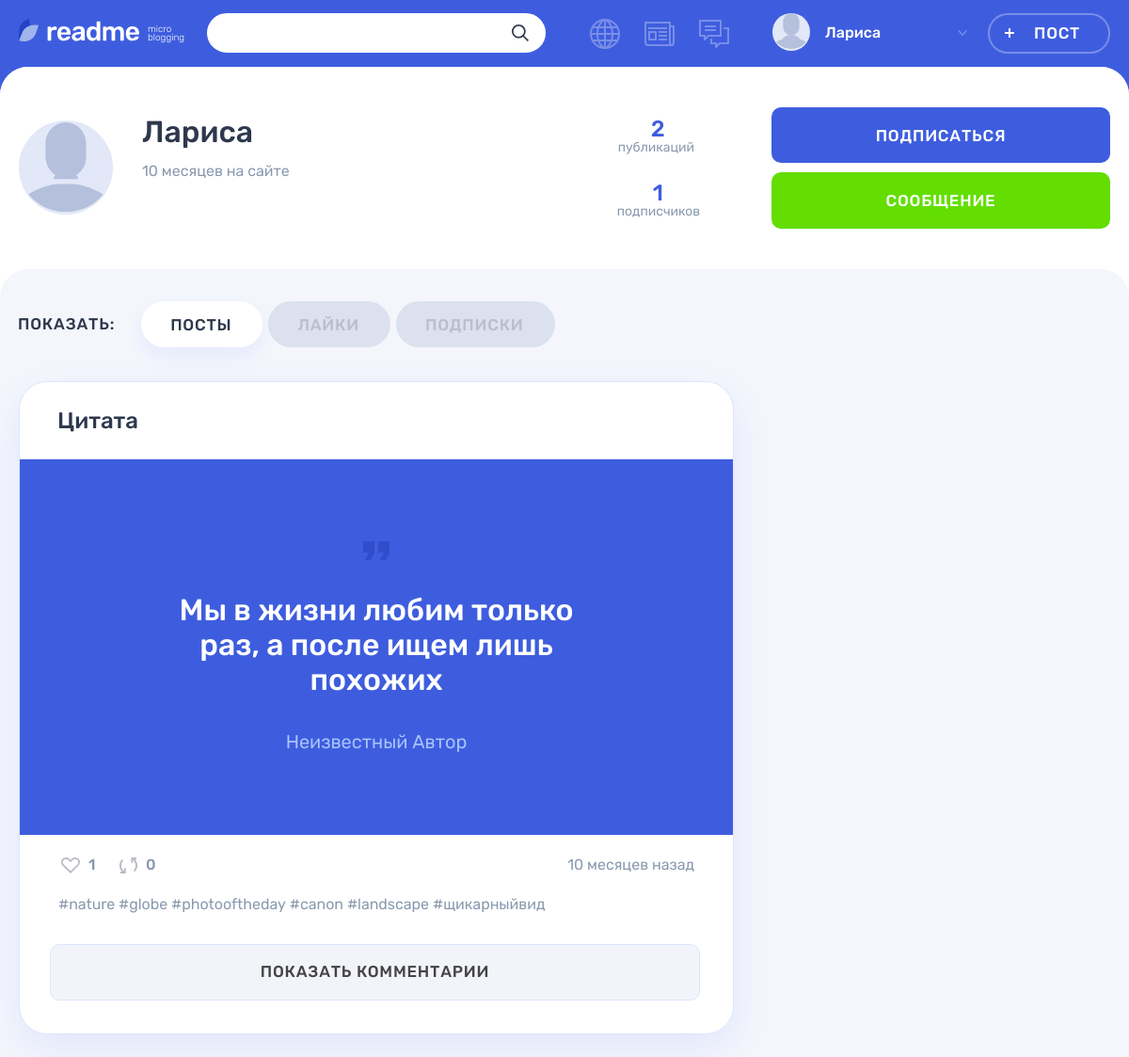
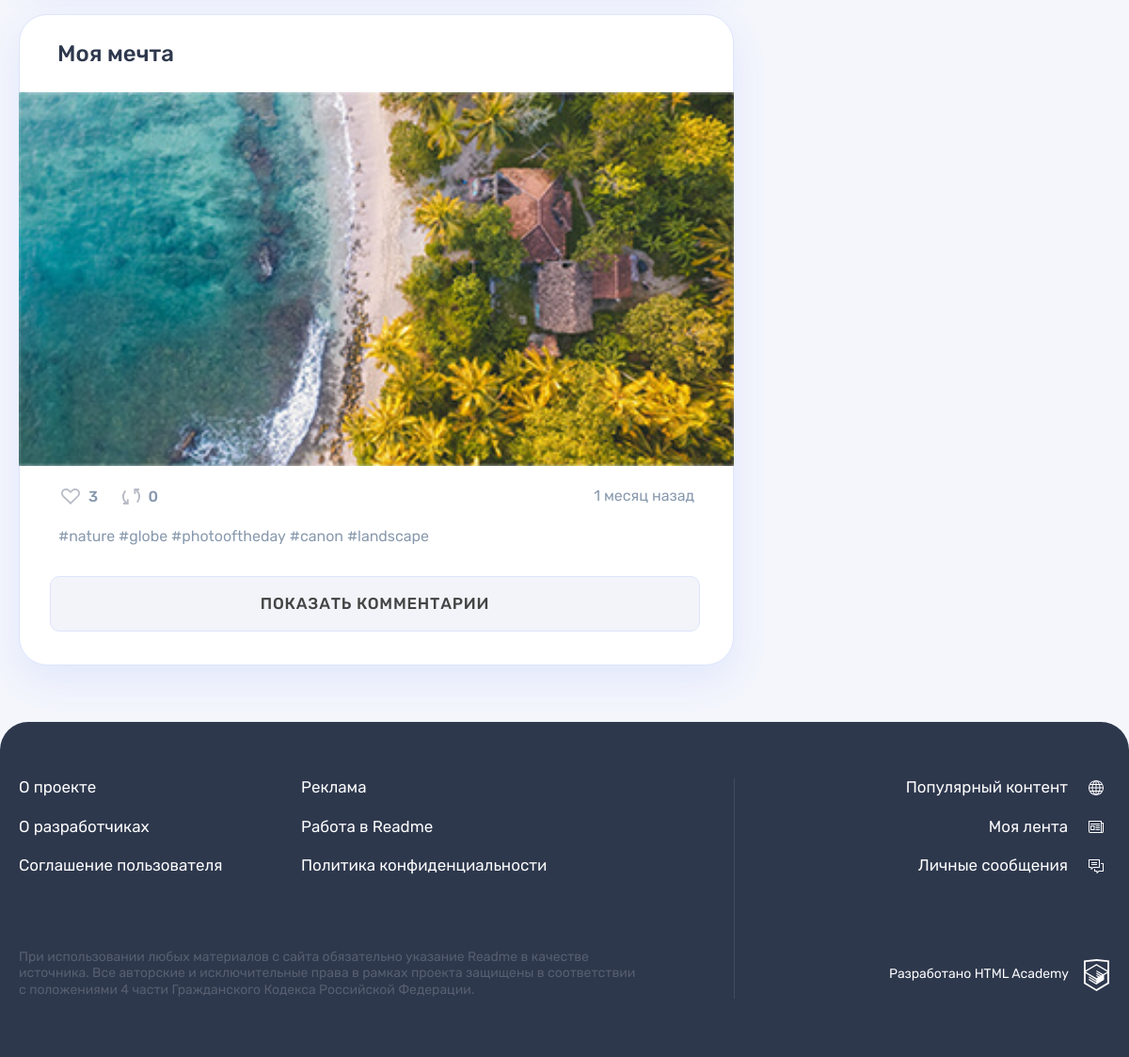
The app's page /profile.php?author_id=1 (signed in) with its own data (2 pictures, top to bottom).
### tables this page shows
CREATE TABLE users (
  id INT UNSIGNED AUTO_INCREMENT PRIMARY KEY,
  registration_date DATETIME NOT NULL DEFAULT CURRENT_TIMESTAMP,
  email VARCHAR(255) NOT NULL UNIQUE,
  login VARCHAR(255) NOT NULL UNIQUE,
  password VARCHAR(255),
  avatar VARCHAR(255)
);

CREATE TABLE posts (
  id INT UNSIGNED AUTO_INCREMENT PRIMARY KEY,
  date_creation DATETIME NOT NULL DEFAULT CURRENT_TIMESTAMP,
  title VARCHAR(255) NOT NULL,
  content TEXT(1000) DEFAULT NULL,
  quote_author VARCHAR(255) DEFAULT NULL,
  image TEXT DEFAULT NULL,
  video VARCHAR(255) DEFAULT NULL,
  website_link VARCHAR(255) DEFAULT NULL,
  views_number INT DEFAULT 0,
  author_id INT UNSIGNED,
  type_id INT UNSIGNED,
  original_recoding_author INT UNSIGNED,
  original_id INT UNSIGNED,
  repost BOOLEAN DEFAULT NULL,

  FOREIGN KEY (author_id) REFERENCES users (id),
  FOREIGN KEY (type_id) REFERENCES content_type (id),
  FOREIGN KEY (original_recoding_author) REFERENCES users (id),
  FOREIGN KEY (original_id) REFERENCES posts (id)
);

CREATE TABLE hashtags (
  id INT UNSIGNED AUTO_INCREMENT PRIMARY KEY,
  hashtag VARCHAR(255)
);

### templates/profile-posts.php (the view, shortened to what the rows shown need)
<section class="profile__posts tabs__content tabs__content--active">
    <?php foreach($authorPosts as $authorPost): ?>
    <article class="profile__post post post-<?= htmlspecialchars($authorPost['icon_class']) ?>">
        <?php if ($authorPost['repost']): ?>
        <header class="post__header">
            <div class="post__author">
                <a class="post__author-link" href="#" title="Автор">
                <div class="post__avatar-wrapper post__avatar-wrapper--repost">
                    <img class="post__author-avatar" src="img/userpic-tanya.jpg" alt="Аватар пользователя">
                </div>
                <div class="post__info">
                    <b class="post__author-name">Репост: <?= htmlspecialchars($authorPost['original_recoding_author']) ?></b>
                    <time class="post__time" datetime="<? htmlspecialchars($authorPost['date_creation']) ?>"><?= getRelativeFormat(htmlspecialchars($authorPost['date_creation']))?></time>
                </div>
                </a>
            </div>
        </header>
        <?php else: ?>
        <header class="post__header">
        <h2><a href="#"><?= htmlspecialchars($authorPost['title']) ?></a></h2>
        </header>
        <?php endif ?>
        <div class="post__main">
        <?php if ($authorPost['icon_class'] === $types[0]): ?>
        <blockquote>
            <p>
            <?= htmlspecialchars($authorPost['content']) ?>
            </p>
            <cite>Неизвестный Автор</cite>
        </blockquote>
        <?php elseif ($authorPost['icon_class'] === $types[1]): ?>
            <p>
                <?= htmlspecialchars($authorPost['content']) ?>
            </p>
        <?php elseif ($authorPost['icon_class'] === $types[2]): ?>
        <div class="post-photo__image-wrapper">
            <img  src="uploads/<?= htmlspecialchars($authorPost['image']) ?>" alt="Фото от пользователя" width="760" height="396">
        </div>
        <?php elseif ($authorPost['icon_class'] === $types[4]): ?>
            <div class="post-details__image-wrapper post-photo__image-wrapper">
                <?= embed_youtube_video(htmlspecialchars($authorPost['video'])) ?>
            </div>
        <?php endif ?>
        </div>
        <footer class="post__footer">
        <div class="post__indicators">
            <div class="post__buttons">
            <a class="post__indicator post__indicator--likes button" href="likes.php?post-id=<?= htmlspecialchars($authorPost['id']) ?>" title="Лайк">
                <svg class="post__indicator-icon" width="20" height="17">
                <use xlink:href="#icon-heart"></use>
                </svg>
                <span><?= htmlspecialchars($authorPost['likes']) ?></span>
            </a>
            <a class="post__indicator post__indicator--repost button" href="repost.php?post-id=<?= htmlspecialchars($authorPost['id']) ?>" title="Репост">
                <svg class="post__indicator-icon" width="19" height="17">
                <use xlink:href="#icon-repost"></use>
                </svg>
                <span><?= htmlspecialchars($authorPost['reposts']) ?></span>
            </a>
            </div>
            <time class="post__time" datetime="<?= htmlspecialchars($authorPost['date_creation']) ?>"><?= getRelativeFormat(htmlspecialchars($authorPost['date_creation']))?></time>
        </div>
        <ul class="post__tags">
        <?php foreach($hashtags[$authorPost['id']] as $postHashtag): ?>
            <?php foreach($postHashtag as $hashtag): ?>
            <li><a href="#">#<?= htmlspecialchars($hashtag) ?></a></li>
            <?php endforeach ?>
        <?php endforeach ?>
        </ul>
        </footer>
        <?php if (!isset($_GET['show_comments']) || (isset($_GET['show_comments']) && isset($_GET['post-id']) && $_GET['post-id'] !== $authorPost['id'])): ?>
        <div class="comments">
            <a class="comments__button button" href="profile.php?author_id=<?= $authorPost['author_id'] ?>&post-id=<?= htmlspecialchars($authorPost['id']) ?>&show_comments">Показать комментарии</a>
        </div>
        <?php endif ?>
    </article>
    <?php endforeach ?>
</section>

### templates/profile.php (shortened to what the rows shown need)
<main class="page__main page__main--profile">
  <div class="profile profile--posts">
    <div class="profile__user-wrapper">
      <div class="profile__user user container">
        <div class="profile__user-info user__info">
          <div class="profile__name-wrapper user__name-wrapper">
            <span class="profile__name user__name"><?= htmlspecialchars($authorData['login']) ?></span>
            <time class="profile__user-time user__time" datetime="<?= htmlspecialchars($authorData['registration_date']) ?>"><?= getRelativeFormat(htmlspecialchars($authorData['registration_date']), "на сайте") ?></time>
          </div>
        </div>
      </div>
    </div>
    <div class="profile__tabs-wrapper tabs">
      <div class="container">
        <div class="profile__tab-content">
          <?= $profileContent ?>
        </div>
      </div>
    </div>
  </div>
</main>

### templates/layout.php (shortened to what the rows shown need)
<!DOCTYPE html>
<html lang="ru">
<head>
    <link rel="stylesheet" href="css/main.css">
</head>
<body class="page">
<header class="header">
    <div class="header__wrapper container">
        <div class="header__nav-wrapper">
            <?php if ($_SERVER['REQUEST_URI'] !== "/registration.php"): ?>
            <nav class="header__nav">
                <ul class="header__my-nav">
                <?php foreach ($menuElements as $menuElement): ?>
                    <li class="header__my-page header__my-page--<?= $menuElement ?>">
                        <a class="header__page-link <?= $activeClass =  $_SERVER['REQUEST_URI'] === ('/' . $menuElement . '.php') ? 'header__page-link--active' : ''; ?>" href="<?= $menuElement ?>.php" title="<?= $russianValues[$menuElement] ?>">
                        </a>
                    </li>
                <?php endforeach; ?>
                </ul>
                <ul class="header__user-nav">
                    <li class="header__profile">
                        <a class="header__profile-link" href="#">
                            <div class="header__avatar-wrapper">
                                <img class="header__profile-avatar" src="uploads/<?= htmlspecialchars($userAvatar) ?>" alt="Аватар профиля">
                            </div>
                            <div class="header__profile-name">
                                <span>
                                    <?= htmlspecialchars($userName) ?>
                                </span>
                                <svg class="header__link-arrow" width="10" height="6">
                                    <use xlink:href="#icon-arrow-right-ad"></use>
                                </svg>
                            </div>
                        </a>
                    </li>
                    <li>
                        <a class="header__post-button button button--transparent" href="add.php?form-type=quote">Пост</a>
                    </li>
                </ul>
            </nav>
            <?php endif; ?>
        </div>
    </div>
</header>
<?= $content ?>
</body>
</html>

### records on screen
users: login "Лариса", registration_date "10 месяцев на сайте"
posts: title "Цитата", content "Мы в жизни любим только раз, а после ищем лишь похожих", likes "1", reposts "0", date_creation "10 месяцев назад"
hashtags: hashtag "nature"
hashtags: hashtag "globe"
hashtags: hashtag "photooftheday"
hashtags: hashtag "canon"
hashtags: hashtag "landscape"
hashtags: hashtag "щикарныйвид"
posts: title "Моя мечта", image (picture), likes "3", reposts "0", date_creation "1 месяц назад"

### other values on screen
$postsCount "2"
$followerCounts['count'] "1"
$russianValues[$menuElement] "Популярный контент"
$russianValues[$menuElement] "Моя лента"
$russianValues[$menuElement] "Личные сообщения"
